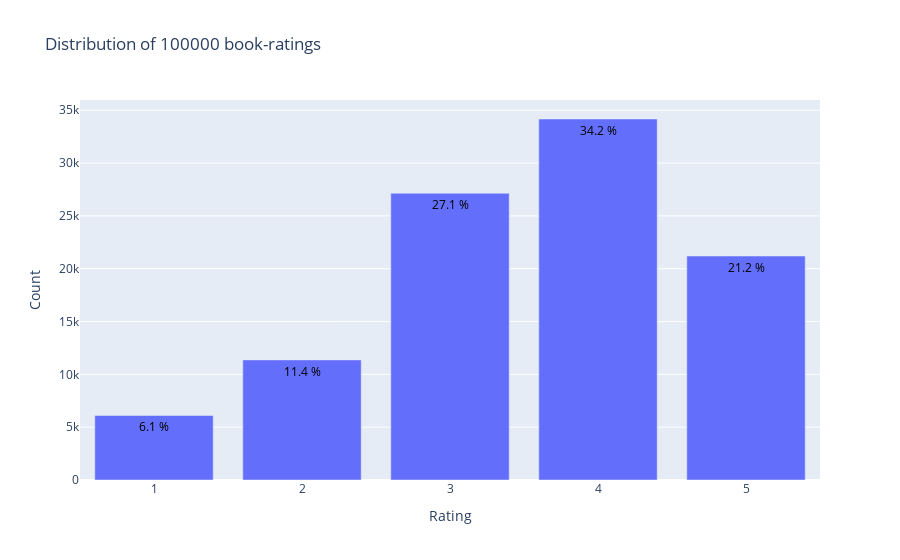

Notebook code cell kept with this figure:
### Code cell
from plotly.offline import init_notebook_mode, plot, iplot
import plotly.graph_objs as go
init_notebook_mode(connected=True)

data = df['rating'].value_counts().sort_index(ascending=False)
trace = go.Bar(x = data.index,
               text = ['{:.1f} %'.format(val) for val in (data.values / df.shape[0] * 100)],
               textposition = 'auto',
               textfont = dict(color = '#000000'),
               y = data.values,
               )
# Create layout
layout = dict(title = 'Distribution of {} book-ratings'.format(df.shape[0]),
              xaxis = dict(title = 'Rating'),
              yaxis = dict(title = 'Count'))
# Create plot
fig = go.Figure(data=[trace], layout=layout)
iplot(fig)

### Figure 1 — Plotly figure (JSON) as saved in the notebook; plotly's stock layout.template omitted (floating-point values rounded to 4 significant figures)
{"data": [{"text": ["21.2 %", "34.2 %", "27.1 %", "11.4 %", "6.1 %"], "textfont": {"color": "#000000"}, "textposition": "auto", "type": "bar", "x": [5, 4, 3, 2, 1], "y": [21201, 34174, 27145, 11370, 6110]}], "layout": {"title": {"text": "Distribution of 100000 book-ratings"}, "xaxis": {"title": {"text": "Rating"}}, "yaxis": {"title": {"text": "Count"}}}}
